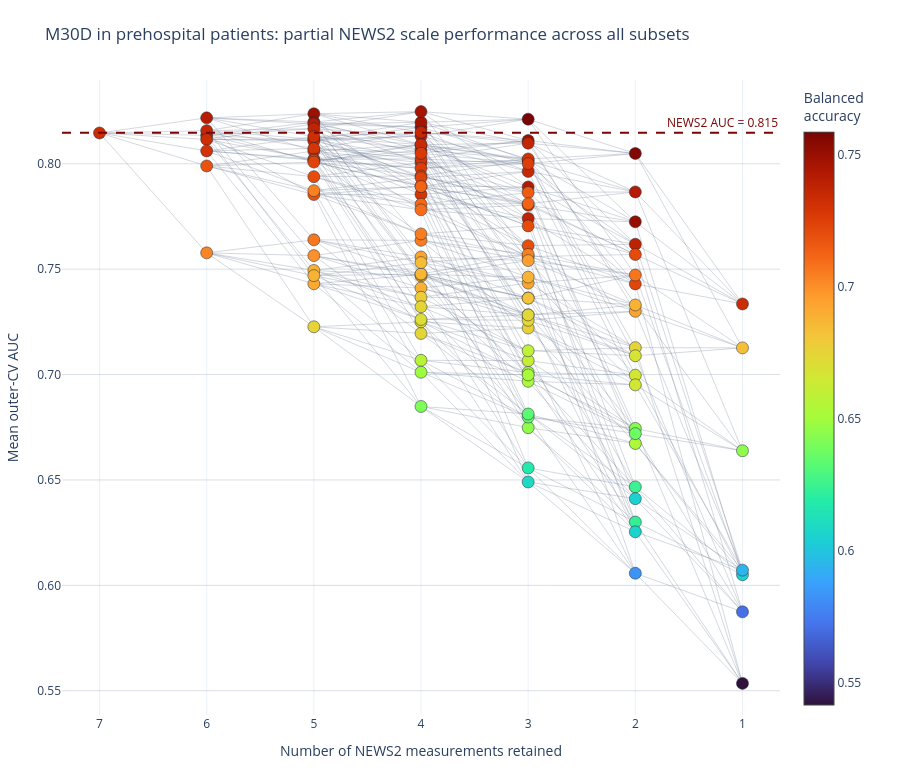

Notebook code cell kept with this figure:
### Markdown cell above
#### Subset performance and parameter removal

### Code cell
save_subset_plot(
    make_scale_branching_subset_plot(
    results_m30d_pre, FEATURES, news2_auc=auc_m30d_pre,
    title='M30D in prehospital patients',
    ),
    "m30d_pre_parallel_plots", "parallel_plots",
)

### Figure 1 — Plotly figure (JSON) as saved in the notebook; plotly's stock layout.template omitted (floating-point values rounded to 4 significant figures; data arrays with more than 128 entries replaced by an {"elided": "..."} marker saying what was removed)
{"data": [{"hoverinfo": "skip", "line": {"color": "rgba(100, 116, 139, 0.28)", "width": 1}, "mode": "lines", "type": "scatter", "x": {"elided": "1323 int values"}, "y": {"elided": "1323 float values"}}, {"customdata": {"elided": "127x6 mixed values"}, "hovertemplate": "<b>%{customdata[0]}</b><br>AUC: %{customdata[1]:.3f}<br>Balanced accuracy: %{customdata[2]:.3f}<br>Sensitivity: %{customdata[3]:.3f}<br>Specificity: %{customdata[4]:.3f}<br>Mean inner-selected threshold: %{customdata[5]:.3f}<extra></extra>", "marker": {"cmax": 0.7587, "cmin": 0.5414, "color": [0.7336, 0.7412, 0.737, 0.7359, 0.7328, 0.73, 0.718, 0.7028, 0.7488, 0.7481, 0.7415, 0.7374, 0.736, 0.7356, 0.7338, 0.7325, 0.7291, 0.7247, 0.7239, 0.7232, 0.7201, 0.7181, 0.7065, 0.7039, 0.6993, 0.6919, 0.6885, 0.6884, 0.6756, 0.7498, 0.7472, 0.7469, 0.7412, 0.7376, 0.7359, 0.735, 0.7345, 0.7311, 0.7297, 0.7291, 0.7272, 0.726, 0.7245, 0.7239, 0.7236, 0.7121, 0.7104, 0.7094, 0.7053, 0.7051, 0.6932, 0.691, 0.6891, 0.689, 0.6867, 0.6848, 0.6789, 0.6744, 0.6744, 0.6713, 0.6704, 0.657, 0.6484, 0.6411, 0.7587, 0.7489, 0.7429, 0.7429, 0.7372, 0.7365, 0.735, 0.7303, 0.7256, 0.7254, 0.7208, 0.7197, 0.7149, 0.7128, 0.7055, 0.7041, 0.6955, 0.6931, 0.6878, 0.6852, 0.6821, 0.6765, 0.6762, 0.6738, 0.6732, 0.6614, 0.6597, 0.653, 0.6523, 0.6511, 0.6452, 0.6354, 0.6329, 0.6174, 0.6089, 0.7562, 0.7506, 0.7416, 0.7387, 0.7229, 0.7212, 0.7072, 0.693, 0.6883, 0.6747, 0.668, 0.6664, 0.6658, 0.6529, 0.643, 0.6371, 0.6249, 0.6229, 0.6058, 0.6049, 0.583, 0.7335, 0.6834, 0.6446, 0.605, 0.5944, 0.5708, 0.5414], "colorbar": {"title": {"text": "Balanced<br>accuracy"}}, "colorscale": [[0, "#30123b"], [0.07143, "#4145ab"], [0.1429, "#4675ed"], [0.2143, "#39a2fc"], [0.2857, "#1bcfd4"], [0.3571, "#24eca6"], [0.4286, "#61fc6c"], [0.5, "#a4fc3b"], [0.5714, "#d1e834"], [0.6429, "#f3c63a"], [0.7143, "#fe9b2d"], [0.7857, "#f36315"], [0.8571, "#d93806"], [0.9286, "#b11901"], [1, "#7a0402"]], "line": {"color": "#1f2937", "width": 0.5}, "size": 12}, "mode": "markers", "type": "scatter", "x": [7, 6, 6, 6, 6, 6, 6, 6, 5, 5, 5, 5, 5, 5, 5, 5, 5, 5, 5, 5, 5, 5, 5, 5, 5, 5, 5, 5, 5, 4, 4, 4, 4, 4, 4, 4, 4, 4, 4, 4, 4, 4, 4, 4, 4, 4, 4, 4, 4, 4, 4, 4, 4, 4, 4, 4, 4, 4, 4, 4, 4, 4, 4, 4, 3, 3, 3, 3, 3, 3, 3, 3, 3, 3, 3, 3, 3, 3, 3, 3, 3, 3, 3, 3, 3, 3, 3, 3, 3, 3, 3, 3, 3, 3, 3, 3, 3, 3, 3, 2, 2, 2, 2, 2, 2, 2, 2, 2, 2, 2, 2, 2, 2, 2, 2, 2, 2, 2, 2, 2, 1, 1, 1, 1, 1, 1, 1], "y": [0.8146, 0.8218, 0.8135, 0.8157, 0.8115, 0.8061, 0.799, 0.7577, 0.8237, 0.8198, 0.8189, 0.8166, 0.8116, 0.8109, 0.806, 0.8129, 0.8073, 0.8022, 0.8016, 0.8008, 0.7939, 0.7854, 0.7639, 0.7872, 0.7564, 0.7431, 0.7494, 0.7469, 0.7227, 0.8173, 0.8197, 0.8247, 0.8131, 0.8065, 0.8149, 0.809, 0.8091, 0.8005, 0.8022, 0.7855, 0.8049, 0.7978, 0.7895, 0.7942, 0.7934, 0.7892, 0.7808, 0.7781, 0.7637, 0.7667, 0.7558, 0.7467, 0.7411, 0.7475, 0.7477, 0.7531, 0.7367, 0.7322, 0.7195, 0.725, 0.7261, 0.7068, 0.7011, 0.6849, 0.8211, 0.811, 0.8016, 0.789, 0.774, 0.8098, 0.7964, 0.8023, 0.7803, 0.8001, 0.7705, 0.7612, 0.7863, 0.781, 0.7559, 0.757, 0.7541, 0.7434, 0.7462, 0.7363, 0.7362, 0.7283, 0.7221, 0.7257, 0.7283, 0.7066, 0.7113, 0.701, 0.6968, 0.6998, 0.6748, 0.6799, 0.6813, 0.6557, 0.649, 0.8049, 0.7725, 0.7866, 0.7618, 0.743, 0.757, 0.7472, 0.73, 0.733, 0.7128, 0.7089, 0.6997, 0.6951, 0.6673, 0.6744, 0.672, 0.6467, 0.63, 0.6254, 0.6411, 0.6058, 0.7335, 0.7127, 0.6639, 0.605, 0.6072, 0.5874, 0.5535]}], "layout": {"annotations": [{"font": {"color": "#7A0403"}, "showarrow": false, "text": "NEWS2 AUC = 0.815", "x": 1, "xanchor": "right", "xref": "x domain", "y": 0.8147, "yanchor": "bottom", "yref": "y"}], "height": 780, "margin": {"b": 65, "l": 35, "r": 120, "t": 80}, "shapes": [{"line": {"color": "#7A0403", "dash": "dash", "width": 2}, "type": "line", "x0": 0, "x1": 1, "xref": "x domain", "y0": 0.8147, "y1": 0.8147, "yref": "y"}], "showlegend": false, "title": {"text": "M30D in prehospital patients: partial NEWS2 scale performance across all subsets"}, "xaxis": {"range": [7.35, 0.65], "tickmode": "array", "ticktext": ["1", "2", "3", "4", "5", "6", "7"], "tickvals": [1, 2, 3, 4, 5, 6, 7], "title": {"text": "Number of NEWS2 measurements retained"}}, "yaxis": {"gridcolor": "rgba(148, 163, 184, 0.35)", "range": [0.5385, 0.8397], "tickformat": ".2f", "title": {"text": "Mean outer-CV AUC"}, "zeroline": false}}}
